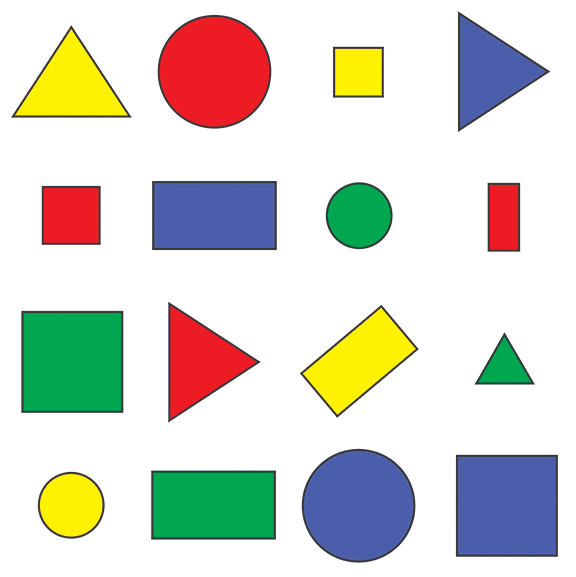
#> input picture Images/shapes.png, 576 x 577 px, found by its file name
$ python ContoursShapeDetection.py
#> lines starting #> are read from the running program, lines starting #| are printed output that depends on the picture; after the words box and inside, x2 and y2 are one past the last pixel; in counts of white or black regions, pixels touching at a corner belong together
import cv2
import numpy as np

def stackImages(scale,imgArray):
    rows = len(imgArray)
    cols = len(imgArray[0])
    rowsAvailable = isinstance(imgArray[0], list)
    width = imgArray[0][0].shape[1]
    height = imgArray[0][0].shape[0]
    if rowsAvailable:
        for x in range ( 0, rows):
            for y in range(0, cols):
                if imgArray[x][y].shape[:2] == imgArray[0][0].shape [:2]:
                    imgArray[x][y] = cv2.resize(imgArray[x][y], (0, 0), None, scale, scale)
                else:
                    imgArray[x][y] = cv2.resize(imgArray[x][y], (imgArray[0][0].shape[1], imgArray[0][0].shape[0]), None, scale, scale)
                if len(imgArray[x][y].shape) == 2: imgArray[x][y]= cv2.cvtColor( imgArray[x][y], cv2.COLOR_GRAY2BGR)
        imageBlank = np.zeros((height, width, 3), np.uint8)
        hor = [imageBlank]*rows
        hor_con = [imageBlank]*rows
        for x in range(0, rows):
            hor[x] = np.hstack(imgArray[x])
        ver = np.vstack(hor)
    else:
        for x in range(0, rows):
            if imgArray[x].shape[:2] == imgArray[0].shape[:2]:
                imgArray[x] = cv2.resize(imgArray[x], (0, 0), None, scale, scale)
            else:
                imgArray[x] = cv2.resize(imgArray[x], (imgArray[0].shape[1], imgArray[0].shape[0]), None,scale, scale)
            if len(imgArray[x].shape) == 2: imgArray[x] = cv2.cvtColor(imgArray[x], cv2.COLOR_GRAY2BGR)
        hor= np.hstack(imgArray)
        ver = hor
    return ver


def getContours(img):
    contours, heirarchy = cv2.findContours(img, cv2.RETR_EXTERNAL, cv2.CHAIN_APPROX_NONE)
    for cnt in contours:
        area = cv2.contourArea(cnt)
        print(area)
        if area > 500:
            #cv2.drawContours(image to draw on, contour, contour index, (color), thickness)
            cv2.drawContours(imgContour, cnt, -1, (255, 0, 0), 3)
            #perimeter = cv2.arcLength(contour, is it closed)
            peri = cv2.arcLength(cnt, True)
            #print(peri)
            #corners = cv2.approxPolyDP(contour, 0.02 * perimeter, is it closed)
            #can play with 0.02 number to get better results
            approx = cv2.approxPolyDP(cnt, 0.02 * peri, True)
            #print where the corners are for each contour
            #print(approx)
            #print the # of corners for each contour
            print(len(approx))
            #object corners = number of corners
            objCor = len(approx)
            #Get the x, y, width, and height of bounding box of each contour
            x, y, w, h, = cv2.boundingRect(approx)
            #draw the bounding boxes
            cv2.rectangle(imgContour, (x, y), (x + w, y + h), (0, 255, 0), 2)
            #Detecting each shape
            if objCor == 3:
                objectType = "Tri"
            elif objCor == 4:
                aspRatio = w/float(h)
                if aspRatio > 0.95 and aspRatio < 1.05:
                    objectType = "Sqr"
                else:
                    objectType = "Rec"
            else:
                objectType = "Cir"
            #Write the object type on the image
            cv2.putText(imgContour, objectType, (x + (w // 2) - 10, y+ (h // 2) - 10), cv2.FONT_HERSHEY_COMPLEX,  0.75, (0, 0, 0), 2)


path = "C:/Users/Zac/Desktop/OpenCV/Images/shapes.png"

img = cv2.imread(path)
#> img is the input picture: shape (577, 576, 3); mean B, G, R 205.1, 214.3, 214.2
imgContour = img.copy()

imgGrey = cv2.cvtColor(img, cv2.COLOR_BGR2GRAY)
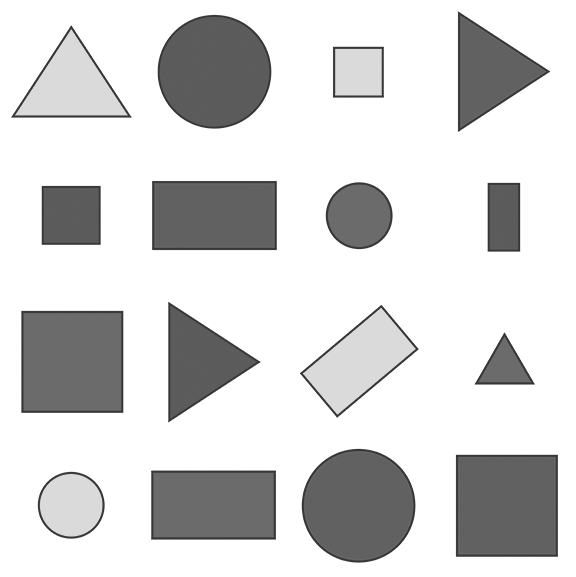
#> imgGrey: shape (577, 576); min 54, max 255, mean 213.2
imgBlur = cv2.GaussianBlur(imgGrey, (7, 7), 1)
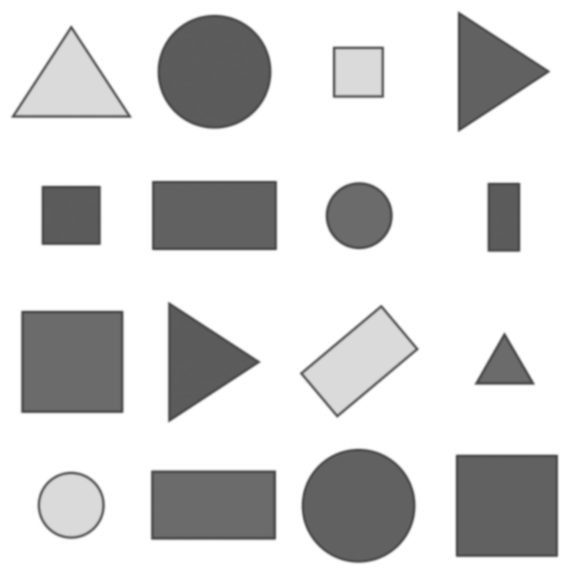
#> imgBlur: shape (577, 576); min 72, max 255, mean 213.2
imgCanny = cv2.Canny(imgBlur, 50, 50)
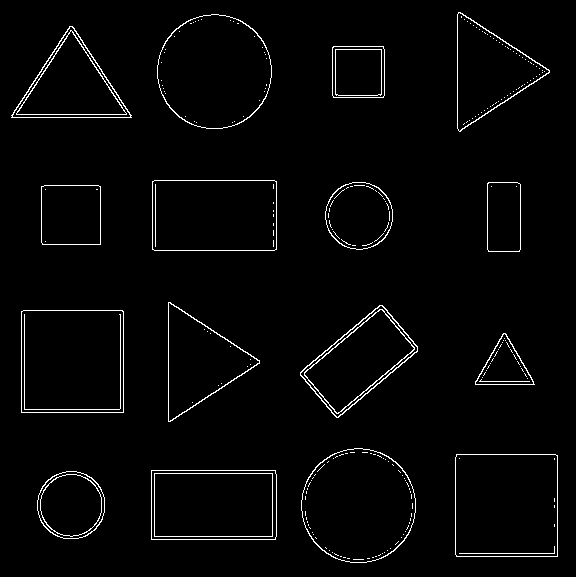
#> imgCanny: shape (577, 576); 2.4% white in thin lines or dots

getContours(imgCanny)
#> in getContours, `contours, heirarchy = cv2.findContours(img, cv2.RETR_EXTERNAL, cv2.CHA..`: contours = 16 contours; largest, box (x1, y1, x2, y2) and area: (21, 310, 124, 413) 10402, (455, 454, 558, 557) 10398, (301, 448, 416, 563) 10236, (157, 14, 272, 129) 10234, (152, 180, 277, 251) 8674
#> the loop in getContours, `for cnt in contours:` made 16 passes
#> (area, peri, approx, objCor, x, y, w, h) on passes 2, 3, 6, 7, 9, 10, 12: (8619, 386.8, [[151, 470], [151, 539], [275, 539], [275, 470]], 4, 151, 470, 125, 70), (10398.5, 406.2, [[456, 454], [456, 556], [557, 556], [557, 455]], 4, 456, 454, 102, 103), (10402, 406.8, [[21, 311], [21, 412], [123, 412], [122, 310]], 4, 21, 310, 103, 103), (6389, 338.5, [[382, 305], [300, 372], [336, 417], [417, 351]], 4, 300, 305, 118, 113), (3475.5, 234.2, [[41, 186], [42, 244], [100, 244], [100, 186]], 4, 41, 186, 60, 59), (2270.5, 201.1, [[488, 182], [487, 249], [519, 251], [520, 184]], 4, 487, 182, 34, 70), (8674, 385.7, [[152, 181], [152, 249], [276, 249], [276, 181]], 4, 152, 181, 125, 69)
#> (area, peri, approx, objCor, x, y, w, h) on passes 5, 8, 14, 16: (1612.5, 186.6, [[503, 333], [475, 384], [534, 384]], 3, 475, 333, 60, 52), (5629, 352, [[168, 302], [170, 421], [259, 360]], 3, 168, 302, 92, 120), (5690.5, 355.1, [[11, 115], [131, 117], [72, 26]], 3, 11, 26, 121, 92), (5712, 351.7, [[458, 12], [460, 131], [549, 70]], 3, 458, 12, 92, 120)
#> (printed output is left out)
#> after the loop in getContours, `for cnt in contours:`:
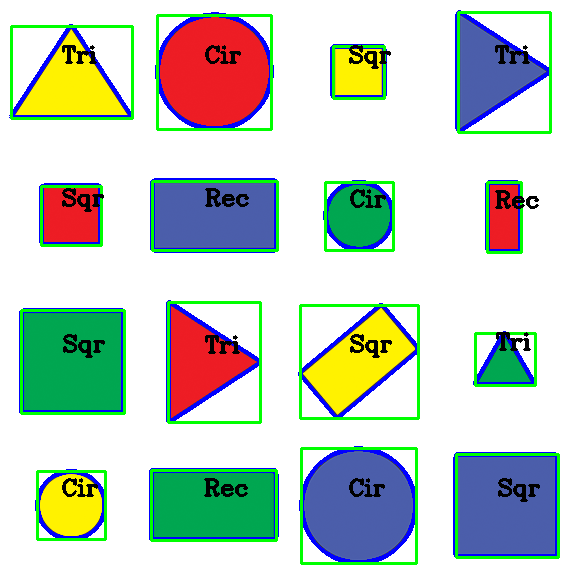
#> imgContour: shape (577, 576, 3); 10.65% of pixels changed, all inside (x1, y1, x2, y2) = (9, 10, 560, 565)

imgStack = stackImages(0.6, ([img, imgGrey], [imgBlur, imgCanny], [imgContour, imgCanny]))
#> after the loop in stackImages, `for x in range(0, rows):`: hor = 3 items
#> in stackImages, `ver = np.vstack(hor)`:
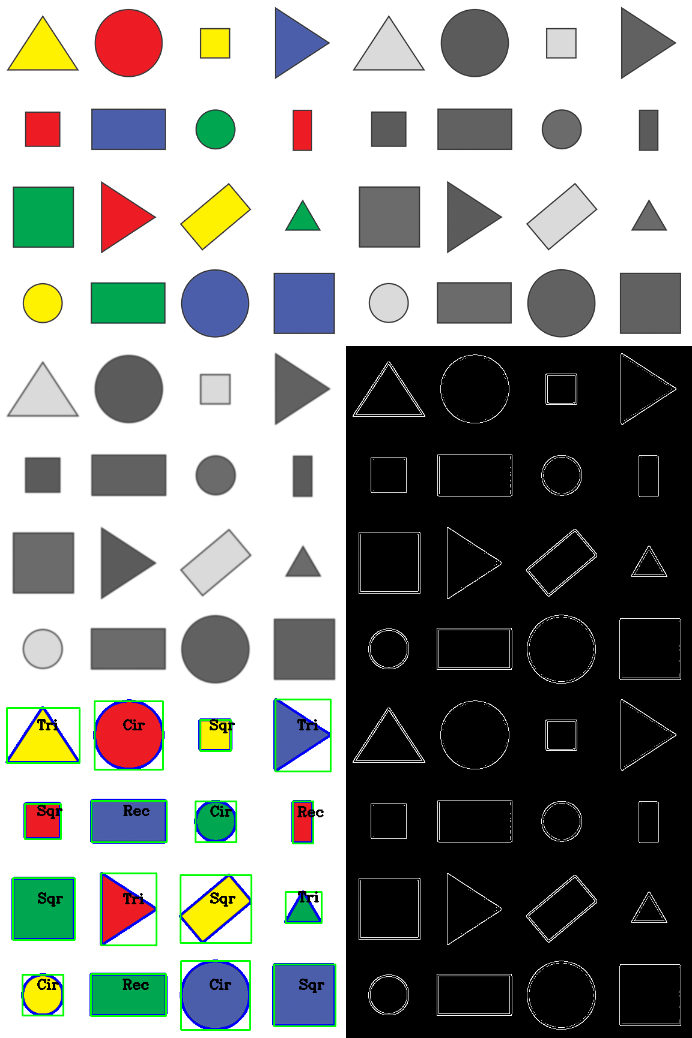
#> ver: shape (1038, 692, 3); mean of channels 0, 1, 2 140.1, 143.5, 141.3; drawn as B, G, R
cv2.imshow("Stack", imgStack)
cv2.waitKey(0)
